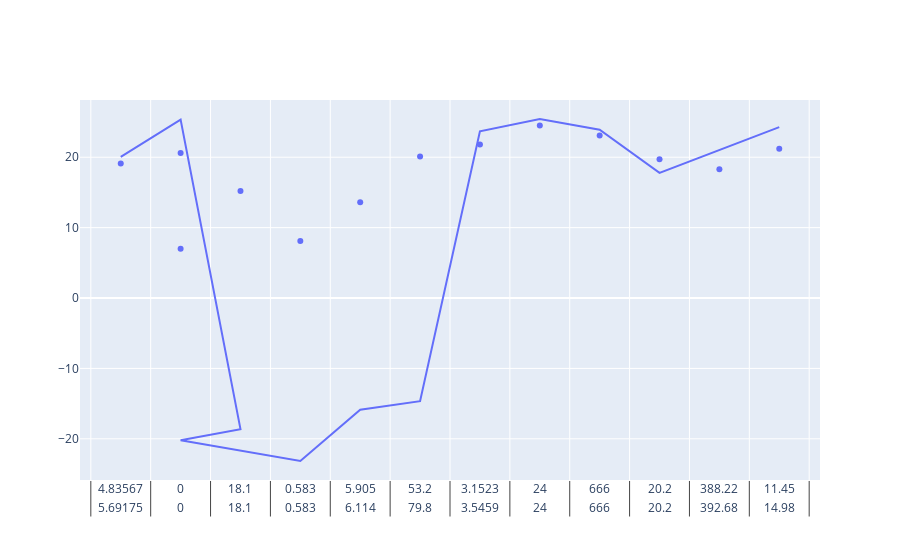

Source (notebook cell):
### Markdown cell above
## Graph of fitted regression model

### Code cell
import plotly.express as px
import plotly.graph_objects as go
import pandas as pd
#------------------------
# CREATING A DATAFRAME WITH ALL RELEVANT FIELDS
# The 1st argument in plotly.express plotting functions must be a dataframe.
# The x and y arguments can be assigned to different keys i.e. fields of the dataframe.
d = {"x_testing": list(x_testing), "y_testing": y_testing, "y_predicted": y_predicted}
# It is important to convert x_testing, since x_testing is a 2D array.
# A 2D array is not immediately recognised as a list of lists.
d = pd.DataFrame(d)
#------------------------
# SCATTER PLOT FOR TESTING DATA POINTS
# Adding plots to a dynamically created figure object
f1 = px.scatter(d, x = "x_testing", y = "y_testing")
#------------------------
# LINE PLOT FOR REGRESSION LINE
# Adding plots to a dynamically created figure object
f2 = px.line(d, x = "x_testing", y = "y_predicted")
#------------------------
# DISPLAYING THE PLOTS TOGETHER
# Creating another figure object to contain both of the above figures
f = go.Figure(data = f1.data + f2.data)
f.show()

### Figure 1 — Plotly figure (JSON) as saved in the notebook; plotly's stock layout.template omitted (floating-point values rounded to 4 significant figures; data arrays with more than 128 entries replaced by an {"elided": "..."} marker saying what was removed)
{"data": [{"hovertemplate": "x_testing=%{x}<br>y_testing=%{y}<extra></extra>", "legendgroup": "", "marker": {"color": "#636efa", "symbol": "circle"}, "mode": "markers", "name": "", "orientation": "v", "showlegend": false, "type": "scatter", "x": {"elided": "20x13 float values"}, "xaxis": "x", "y": [19.1, 20.6, 15.2, 7, 8.1, 13.6, 20.1, 21.8, 24.5, 23.1, 19.7, 18.3, 21.2, 17.5, 16.8, 22.4, 20.6, 23.9, 22, 11.9], "yaxis": "y"}, {"hovertemplate": "x_testing=%{x}<br>y_predicted=%{y}<extra></extra>", "legendgroup": "", "line": {"color": "#636efa", "dash": "solid"}, "marker": {"symbol": "circle"}, "mode": "lines", "name": "", "orientation": "v", "showlegend": false, "type": "scatter", "x": {"elided": "20x13 float values"}, "xaxis": "x", "y": [20.06, 25.34, -18.63, -20.21, -23.15, -15.86, -14.65, 23.69, 25.43, 23.92, 17.79, 21.07, 24.28, 20.83, 22.82, 24.38, 21.45, 26.13, 24.34, 20.16], "yaxis": "y"}], "layout": {}}
